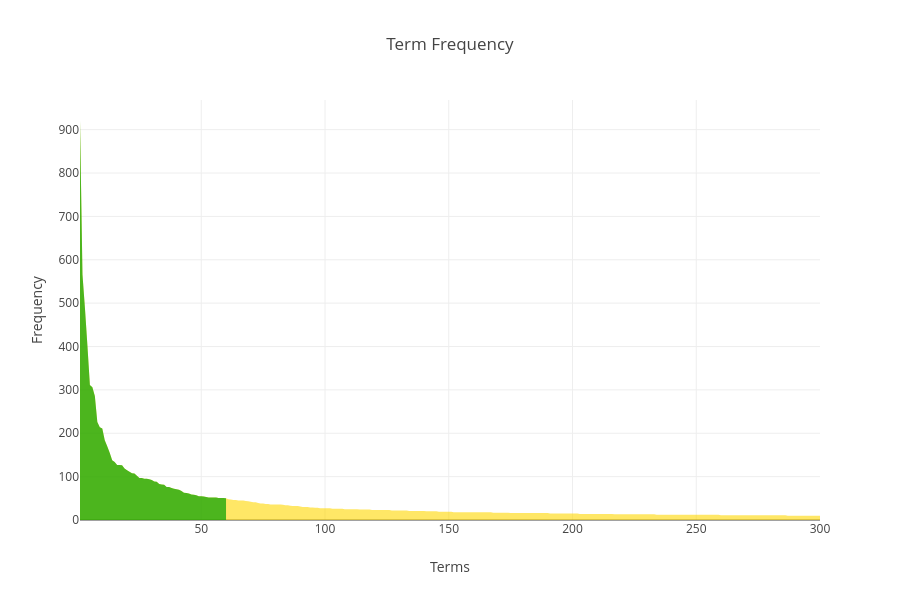

Notebook source saved alongside this figure:
### Code cell
import plotly.graph_objects as go

# Assume you already have df_top (Top 300 by frequency)
# Prepare: sort by frequency (desc) and create rank
df_plot = df_top.sort_values("counts", ascending=False).reset_index(drop=True)
df_plot["rank"] = np.arange(1, len(df_plot) + 1)

# 20% cutoff (k points)
k = max(1, int(np.ceil(0.2 * len(df_plot))))

fig = go.Figure()

# Yellow area for ALL points (bottom 80% + top 20% as base)
fig.add_trace(go.Scatter(
    x=df_plot["rank"], y=df_plot["counts"],
    mode="none", fill="tozeroy",
    fillcolor="rgba(255, 215, 0, 0.6)", 
    showlegend=False   # yellow
))

# Green area overlay for TOP 20% (leftmost k points)
fig.add_trace(go.Scatter(
    x=df_plot["rank"][:k], y=df_plot["counts"][:k],
    mode="none", fill="tozeroy",
    fillcolor="rgba(0, 160, 0, 0.7)",
    showlegend=False,     # green
))

fig.update_layout(
    title="Term Frequency ",
    xaxis_title="Terms",
    yaxis_title="Frequency",
    height=600,
    template="none"
)

fig.show()

### Figure 1 — Plotly figure (JSON) as saved in the notebook; plotly's stock layout.template omitted (floating-point values rounded to 4 significant figures; data arrays with more than 128 entries replaced by an {"elided": "..."} marker saying what was removed)
{"data": [{"fill": "tozeroy", "fillcolor": "rgba(255, 215, 0, 0.6)", "mode": "none", "showlegend": false, "type": "scatter", "x": {"elided": "300 int values"}, "y": {"elided": "300 int values"}}, {"fill": "tozeroy", "fillcolor": "rgba(0, 160, 0, 0.7)", "mode": "none", "showlegend": false, "type": "scatter", "x": [1, 2, 3, 4, 5, 6, 7, 8, 9, 10, 11, 12, 13, 14, 15, 16, 17, 18, 19, 20, 21, 22, 23, 24, 25, 26, 27, 28, 29, 30, 31, 32, 33, 34, 35, 36, 37, 38, 39, 40, 41, 42, 43, 44, 45, 46, 47, 48, 49, 50, 51, 52, 53, 54, 55, 56, 57, 58, 59, 60], "y": [920, 566, 488, 402, 311, 306, 286, 226, 214, 211, 184, 170, 155, 138, 134, 127, 127, 126, 119, 115, 111, 108, 107, 102, 97, 97, 95, 95, 94, 92, 89, 88, 83, 82, 81, 76, 76, 74, 72, 71, 70, 67, 63, 62, 61, 59, 58, 57, 55, 55, 54, 53, 52, 52, 52, 52, 51, 51, 51, 50]}], "layout": {"height": 600, "title": {"text": "Term Frequency "}, "xaxis": {"title": {"text": "Terms"}}, "yaxis": {"title": {"text": "Frequency"}}}}
